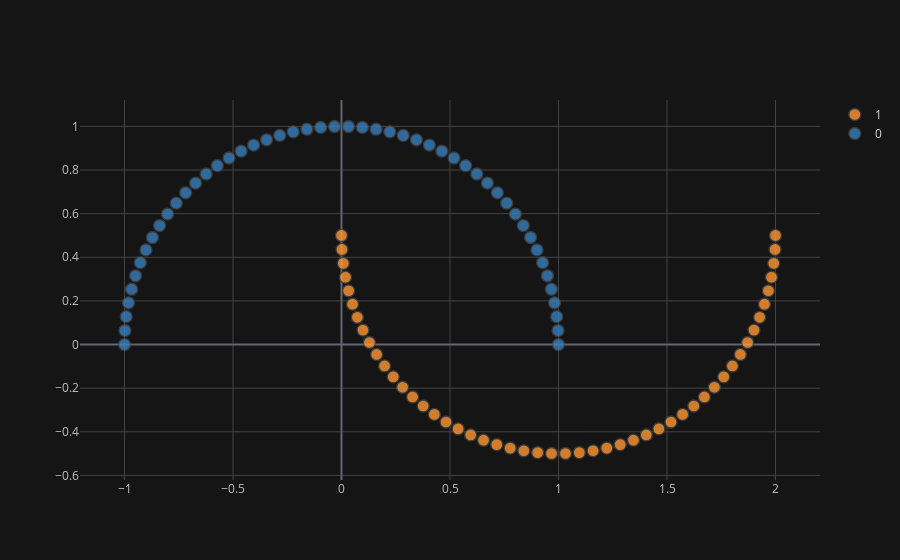

Source (notebook cell):
### Code cell
df_lunas.iplot(kind="scatter", x=0, y=1, categories="luna", theme="solar")
